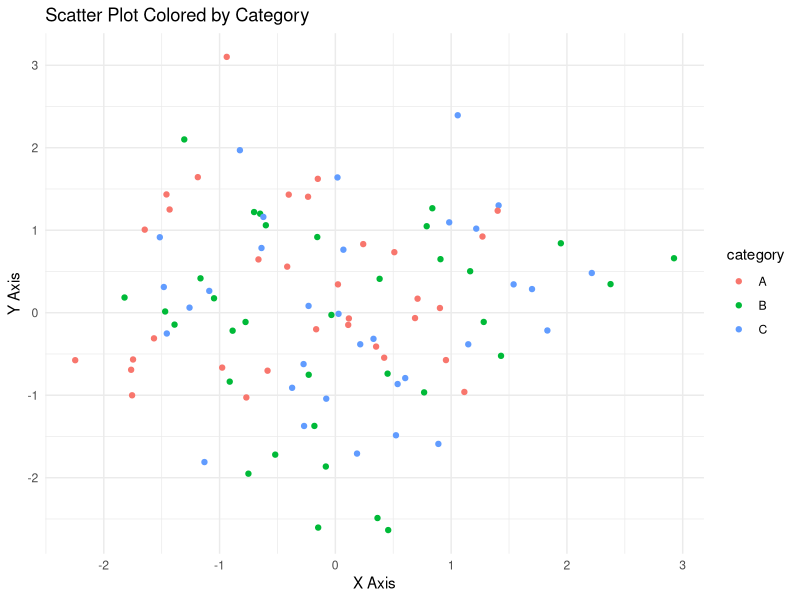

Write the R code that produced this figure.
#Create a ggplot scatter plot, and differentiate points by color based on a categorical variable.
library(ggplot2)
data <- data.frame(
  x = rnorm(100),       
  y = rnorm(100),        
  category = sample(c("A", "B", "C"), 100, replace = TRUE)  # Categorical variable
)

ggplot(data, aes(x = x, y = y, color = category)) +
  geom_point() +                      # Add points
  labs(title = "Scatter Plot Colored by Category", 
       x = "X Axis", 
       y = "Y Axis") + 
  theme_minimal()
